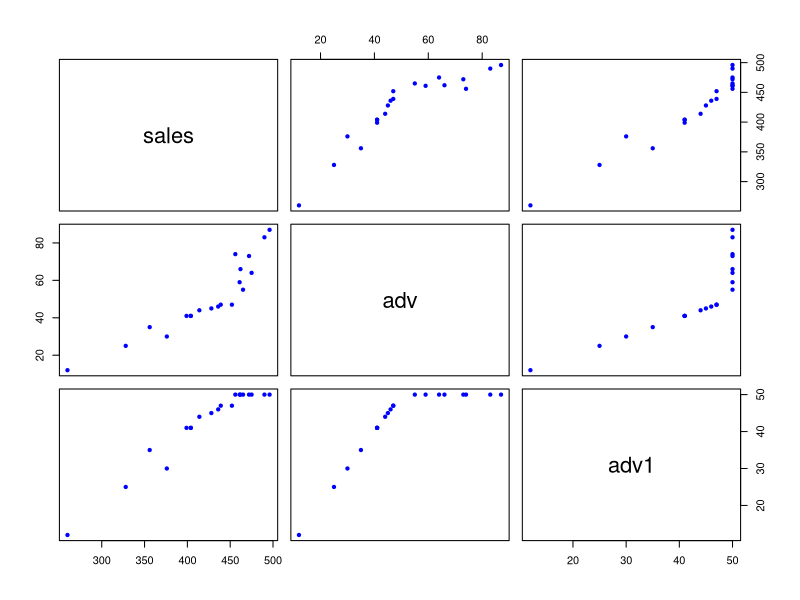
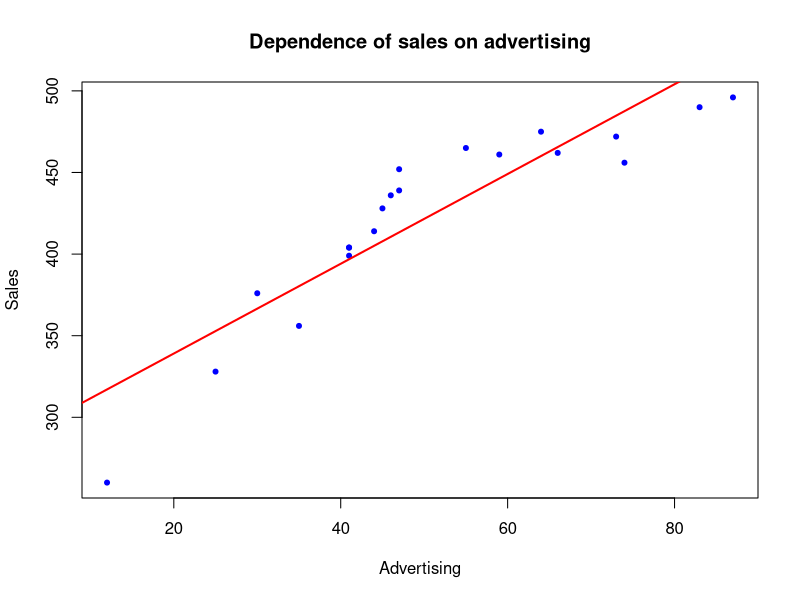
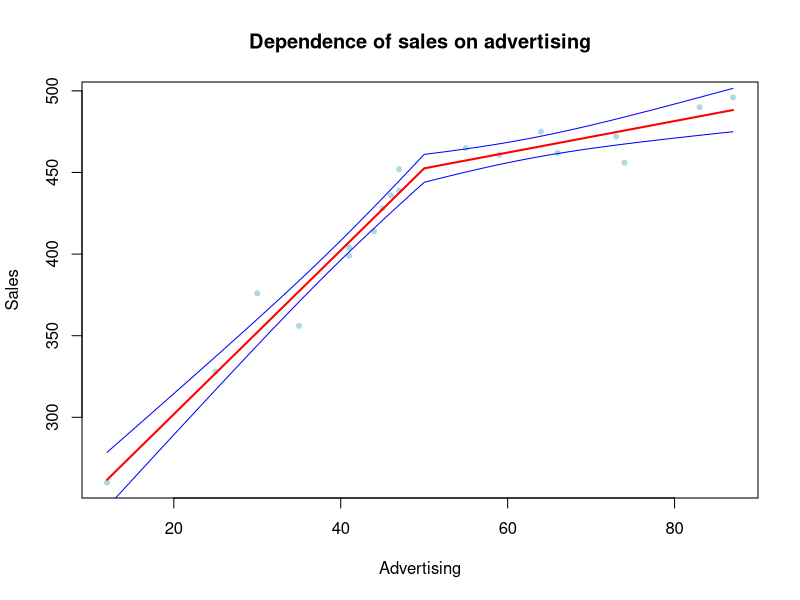
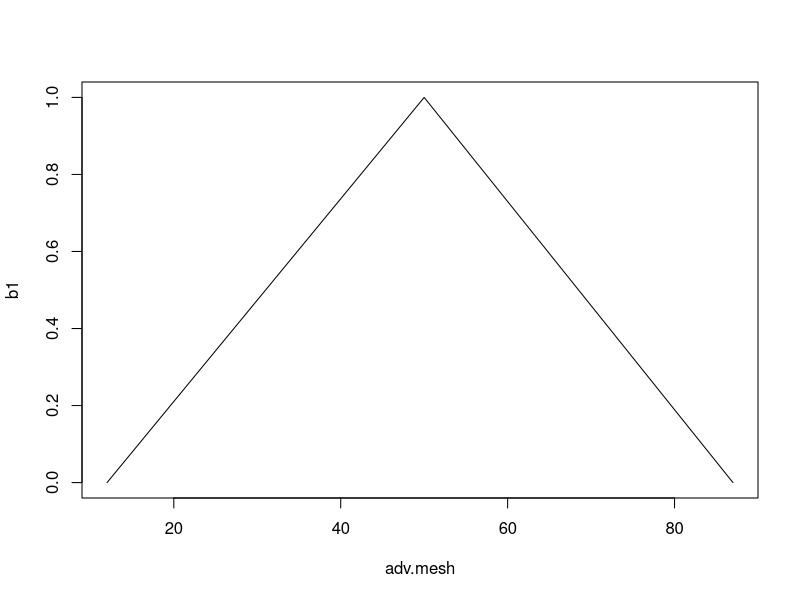
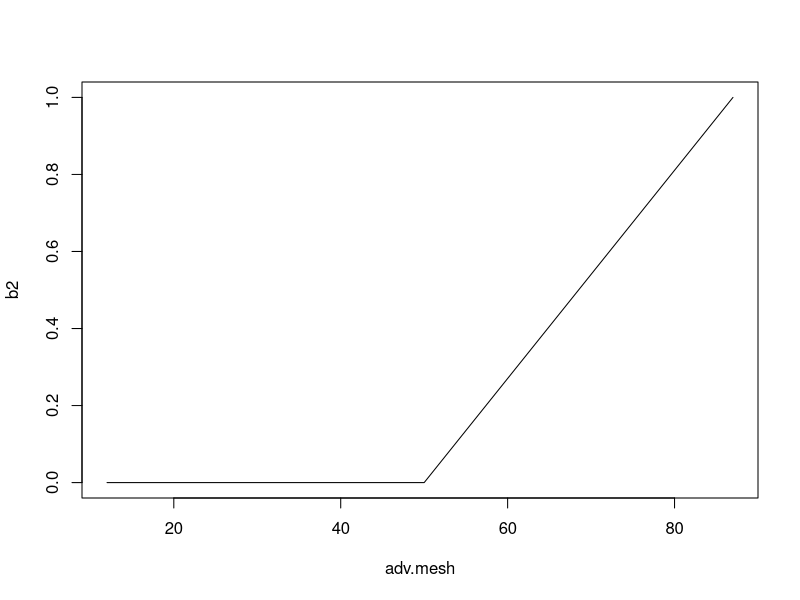
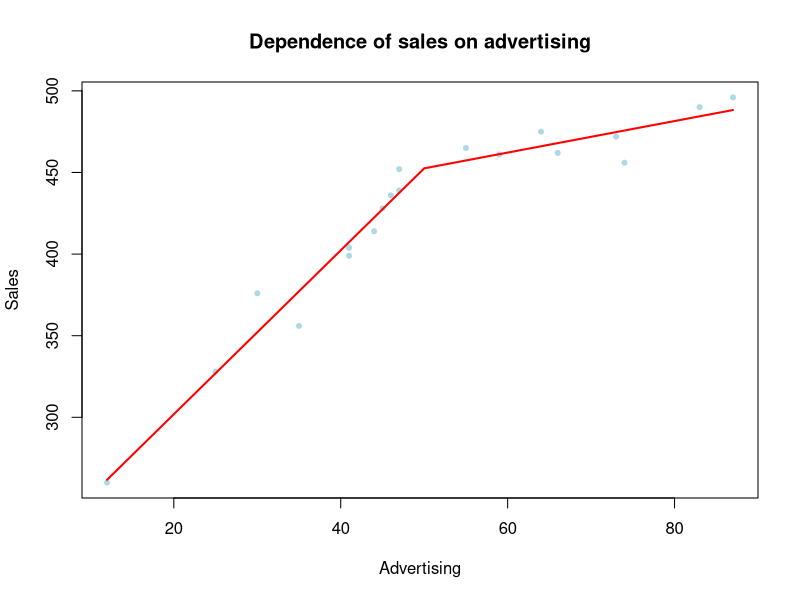

The R source for these figures, in order:
## ---- chunk 1
data<-read.csv("salesadv.csv",header=TRUE)
attach(data)
View(data)
plot(data[,-4],
     col="blue", pch=20)
## ---- chunk 2
lm.fit.m=lm(sales ~ adv + adv1, data=data)
summary(lm.fit.m)
lm.fit.mi=lm(sales ~ adv*adv1, data=data)
summary(lm.fit.mi)
## ---- chunk 3
plot(adv, sales, 
     pch=20, col="blue",
     main="Dependence of sales on advertising",
     xlab="Advertising",
     ylab="Sales")
lm.fit<-lm(sales ~ adv)
abline(lm.fit, col="red", lwd=2)
summary(lm.fit)
## ---- chunk 4
library(splines)
## ---- chunk 5
lm.fit.ls<-lm(sales~bs(adv,knots=c(50),degree=1),data=data)
summary(lm.fit.ls)
## ---- chunk 6
adv.mesh=seq(from=min(adv),to=max(adv), by=0.5)
predictions=predict(lm.fit.ls,newdata=list(adv=adv.mesh),se=T)

plot(adv, sales, 
     pch=20, col="lightblue",
     main="Dependence of sales on advertising",
     xlab="Advertising",
     ylab="Sales")

lines(adv.mesh,predictions$fit,col="red", lwd=2)
lines(adv.mesh,predictions$fit+2*predictions$se, col="blue")
lines(adv.mesh,predictions$fit-2*predictions$se, col="blue")
## ---- chunk 7
## returns a basis matrix
b <- bs(adv.mesh, degree = 1, knots = c(50))  

#the functions in the basis
b1 <- b[, 1]  
b2 <- b[, 2]  
plot(adv.mesh, b1, type = "l")
plot(adv.mesh, b2, type = "l")

#the coefficients from the summary of `lm`
(betas=summary(lm.fit.ls)$coeff[,1])

plot(adv, sales, 
     pch=20, col="lightblue",
     main="Dependence of sales on advertising",
     xlab="Advertising",
     ylab="Sales")

lines(adv.mesh,betas[1]+betas[2]*b1+betas[3]*b2,col="red", lwd=2)
